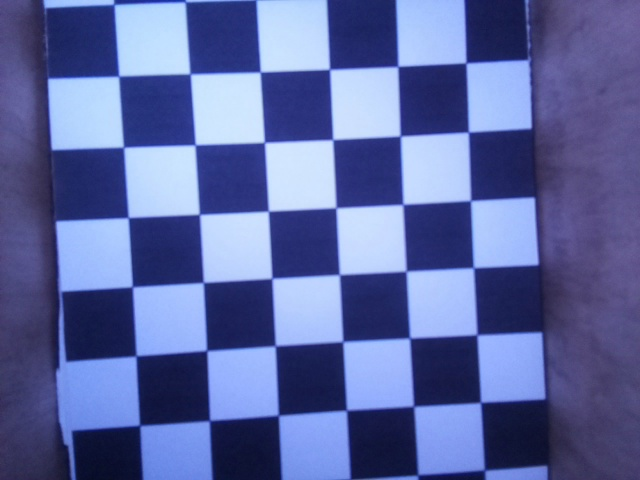
#> input picture milestone2/CameraCalibration/Picture1.jpg, 640 x 480 px; its folder holds 5 pictures in this run
$ python camera_calibration.py
#> lines starting #> are read from the running program, lines starting #| are printed output that depends on the picture; after the words box and inside, x2 and y2 are one past the last pixel; in counts of white or black regions, pixels touching at a corner belong together
import numpy as np
import cv2 as cv
import glob

### encontrar os cantos do plano de xadrez ###
def calib():
    xadrez_dim=(6,6)
    #frameSize=(1440,1080)
    frameSize=(640,480)

    # termination criteria
    criteria = (cv.TERM_CRITERIA_EPS + cv.TERM_CRITERIA_MAX_ITER, 30, 0.001)

    # prepare object points, like (0,0,0), (1,0,0), (2,0,0) ....,(6,5,0)
    objp = np.zeros((xadrez_dim[0]*xadrez_dim[1],3), np.float32)
    objp[:,:2] = np.mgrid[0:xadrez_dim[0],0:xadrez_dim[1]].T.reshape(-1,2)

    # Arrays to store object points and image points from all the images.
    objpoints = [] # 3d point in real world space
    imgpoints = [] # 2d points in image plane.
    images = glob.glob('*.jpg')

    for fname in images:
        img = cv.imread(fname)
#> img is the input picture: shape (480, 640, 3); mean B, G, R 161.8, 104.4, 92.8
        gray = cv.cvtColor(img, cv.COLOR_BGR2GRAY)
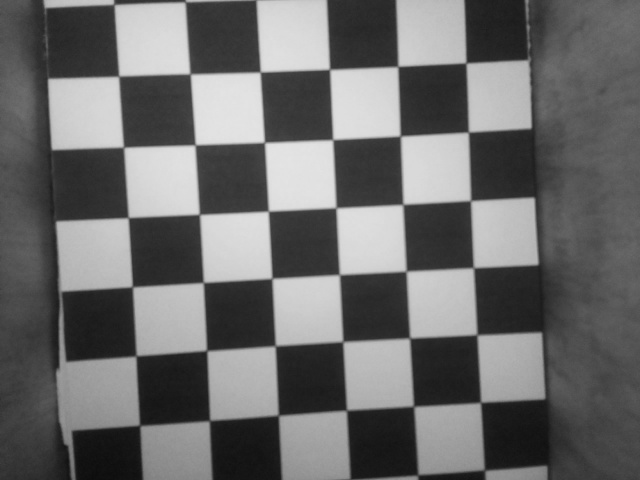
#> gray: shape (480, 640); min 12, max 229, mean 107.5

        # Find the chess board corners
        ret, corners = cv.findChessboardCorners(gray, xadrez_dim, None)
#> ret = True; corners = 36 rows, first 8: [467, 61.81], [468.5, 132.2], [469.3, 201.6], [473.5, 267.7], [476.1, 335.7], [471.3, 392.2], [398.8, 66.87], [399.9, 136]

        # If found, add object points, image points (after refining them)
        if ret == True:
            objpoints.append(objp)
            corners2 = cv.cornerSubPix(gray,corners, (11,11), (-1,-1), criteria)
#> corners2 = 36 rows, first 8: [466, 62.9], [468.4, 132.1], [470.6, 200.6], [473.5, 267.7], [476.9, 334.7], [480.6, 402.4], [397.8, 66.44], [400.3, 136]
            imgpoints.append(corners)

            # Draw and display the corners
            cv.drawChessboardCorners(img, xadrez_dim, corners2, ret)
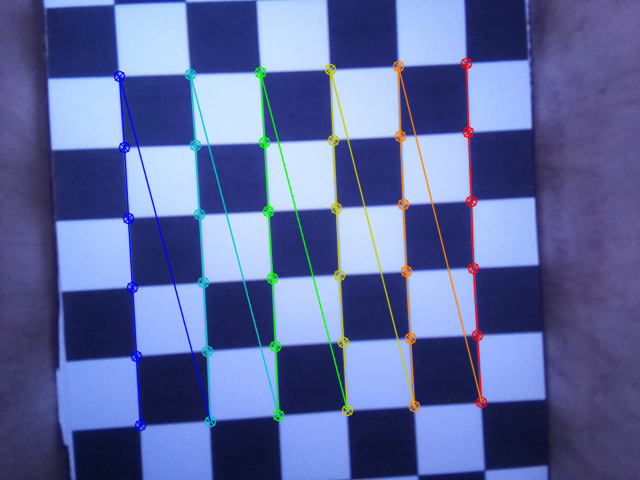
#> img: shape (480, 640, 3); 4.63% of pixels changed, all inside (x1, y1, x2, y2) = (113, 57, 488, 432)
            cv.imshow('img', img)
            cv.waitKey(1000)
#> pass 2 of the loop in calib, `for fname in images:`:
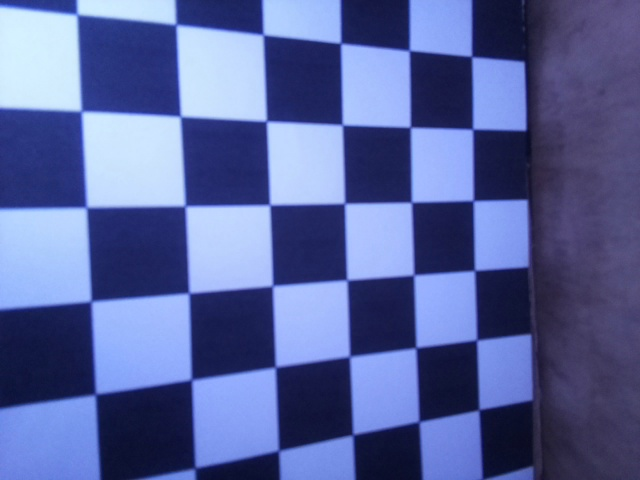
#> input picture milestone2/CameraCalibration/Picture10.jpg, 640 x 480 px
#> in calib, img is the input picture: shape (480, 640, 3); mean B, G, R 157.3, 100.8, 88.6
#> in calib, `gray = cv.cvtColor(img, cv.COLOR_BGR2GRAY)`:
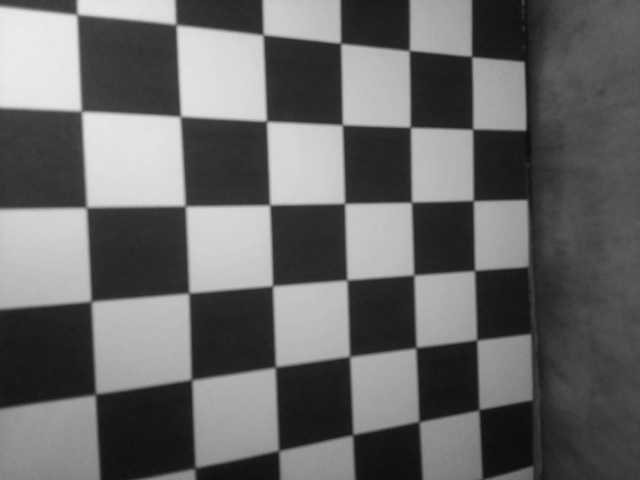
#> gray: shape (480, 640); min 12, max 235, mean 103.6
#> ret = False; corners = None
#> pass 3 of the loop in calib, `for fname in images:`:
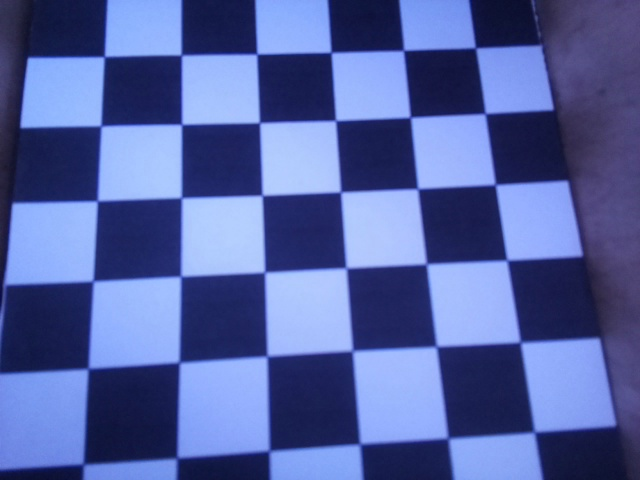
#> input picture milestone2/CameraCalibration/Picture11.jpg, 640 x 480 px
#> in calib, img is the input picture: shape (480, 640, 3); mean B, G, R 162, 99.2, 84.4
#> in calib, `gray = cv.cvtColor(img, cv.COLOR_BGR2GRAY)`:
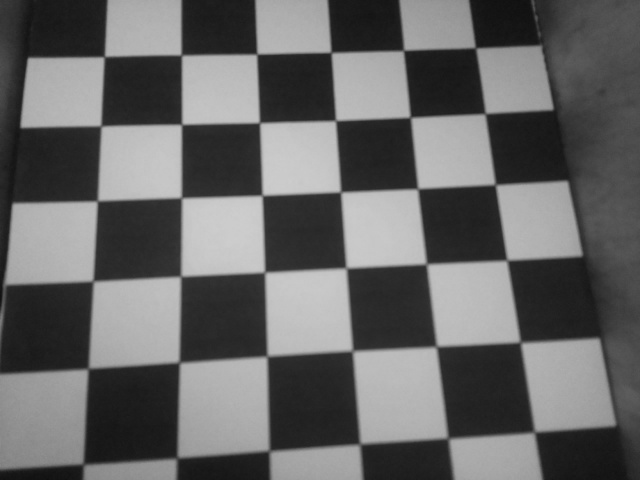
#> gray: shape (480, 640); min 14, max 205, mean 101.9
#> ret = True; corners = 36 rows, first 8: [476.7, 46.39], [483.9, 112.1], [493.7, 186.1], [507.5, 260], [519.1, 343.5], [536.8, 433.3], [403.4, 50.13], [411.2, 115.3]
#> corners2 = 36 rows, first 8: [475.5, 47.76], [485.2, 113.6], [495.3, 184.6], [506.9, 260.2], [520.3, 342.2], [534.4, 432], [403.5, 50.47], [410.4, 117.3]
#> in calib, `cv.drawChessboardCorners(img, xadrez_dim, corners2, ret)`:
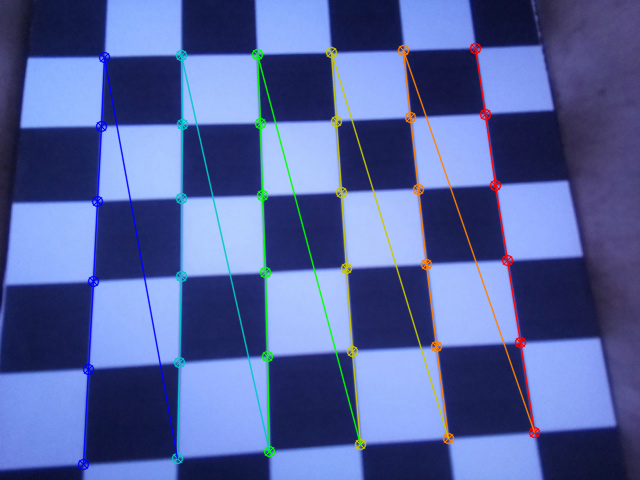
#> img: shape (480, 640, 3); 5.19% of pixels changed, all inside (x1, y1, x2, y2) = (77, 42, 541, 471)
#> the loop made 5 passes; the first 3 are shown

    cv.destroyAllWindows()

    # Calibração #
    # meter frameSize se necessário
    ret, mtx, dist, rvecs, tvecs = cv.calibrateCamera(objpoints, imgpoints, frameSize, None, None)

    print("Camera calibrada:", ret)
    print("\nMatriz da Camara:\n", mtx)
    #print("\nParametros de distorção:\n", dist)
    #print("\nVetores de Rotação:\n", rvecs)
    #print("\nVetores de Translação:\n", tvecs)

    ### Undistortion ###

    #alterar leitura de imagem final
    img = cv.imread('Picture15.jpg')
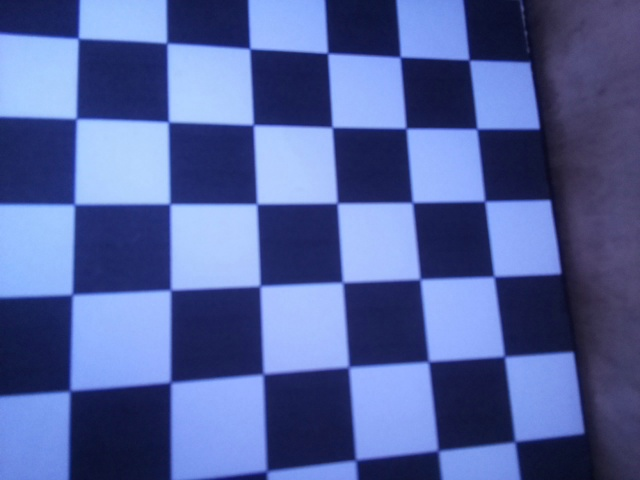
#> input picture milestone2/CameraCalibration/Picture15.jpg, 640 x 480 px
#> img is the input picture: shape (480, 640, 3); mean B, G, R 158.1, 99.3, 83.5
    h,  w = img.shape[:2]
#> h = 480; w = 640
    newcameramtx, roi = cv.getOptimalNewCameraMatrix(mtx, dist, (w,h), 1, (w,h))

    # undistort
    #dst = cv.undistort(img, mtx, dist, None, newcameramtx)
    # crop the image
    #x, y, w, h = roi
    #dst = dst[y:y+h, x:x+w]
    #cv.imwrite('calib_Result1.png', dst)

    # undistort with remapping
    mapx, mapy = cv.initUndistortRectifyMap(mtx, dist, None, newcameramtx, (w,h), 5)
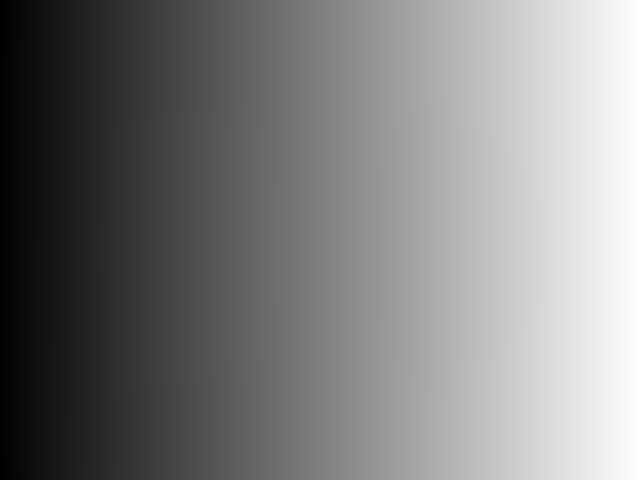
#> mapx: shape (480, 640) float32; min -2.27, max 640.7, mean 319.2; drawn with min black and max white
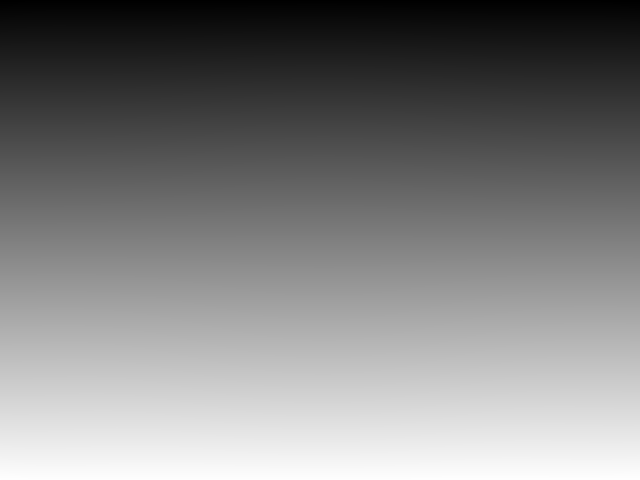
#> mapy: shape (480, 640) float32; min -1.6, max 480.2, mean 239.7; drawn with min black and max white
    dst = cv.remap(img, mapx, mapy, cv.INTER_LINEAR)
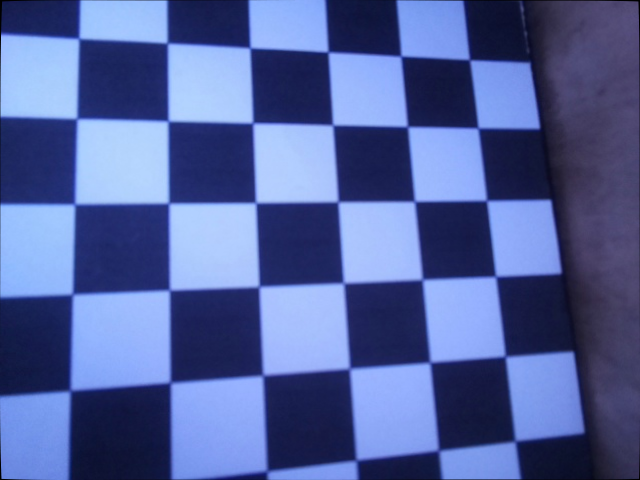
#> dst: shape (480, 640, 3); mean B, G, R 157.8, 99.2, 83.4
    # crop the image
    x, y, w, h = roi
    dst = dst[y:y+h, x:x+w]
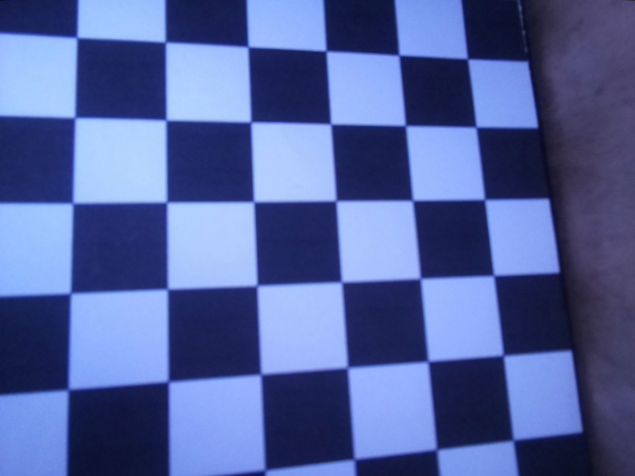
#> dst: shape (476, 635, 3); mean B, G, R 158.5, 99.7, 83.8
    print("\nUndistorted Matrix:\n", dst)
    cv.imwrite('calib_Result2.png', dst)

    ### Erro de Reprojeção ###

    mean_error = 0
    for i in range(len(objpoints)):
        imgpoints2, _ = cv.projectPoints(objpoints[i], rvecs[i], tvecs[i], mtx, dist)
        error = cv.norm(imgpoints[i], imgpoints2, cv.NORM_L2)/len(imgpoints2)
        mean_error += error
    print( "\ntotal error: {}".format(mean_error/len(objpoints)) )

    return newcameramtx

newcameramatrix=calib()
